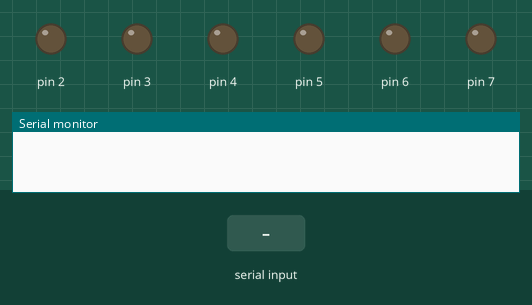
Simulated run of this sketch. Board: Arduino Uno, built with avr-gcc and run on an emulated ATmega328P. Shown: output pins drawn as LEDs (lit = HIGH), the last lines printed to the serial monitor. Inputs (shaded band) come from the test bench.

Above: at 1.2 s.
1.3 s: byte 201 (201) received over Serial
At 1.6 s:
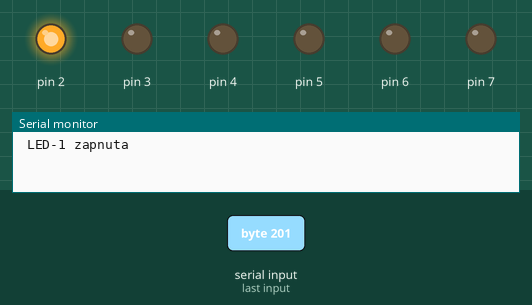
2.8 s: byte 203 (203) received over Serial
At 4.0 s:
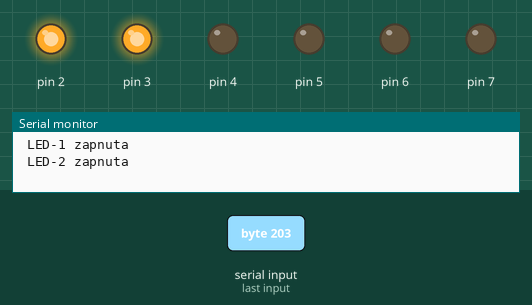
4.3 s: byte 202 (202) received over Serial
At 5.1 s:
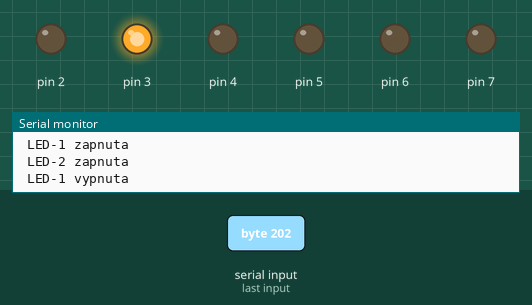
5.8 s: byte 205 (205) received over Serial
At 6.3 s:
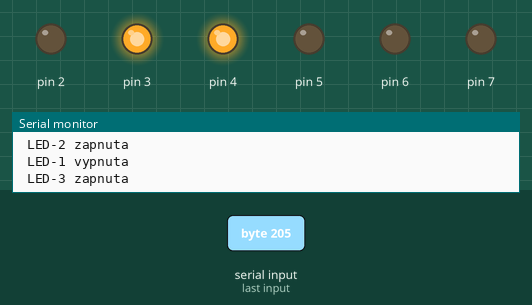
7.3 s: byte 204 (204) received over Serial
At 8.5 s:
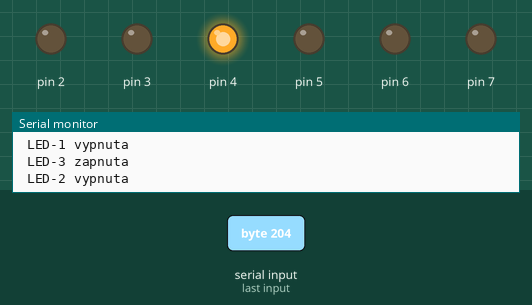
8.8 s: byte 207 (207) received over Serial
At 9.8 s:
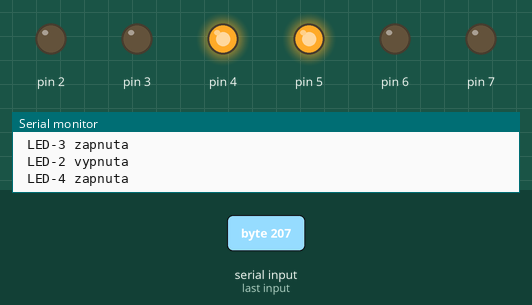
Timing chart, 0 to 11.3 s (numbered marks = the images above; inputs shaded):
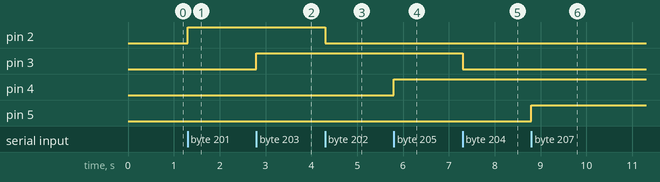

The sketch:

p1_diody_ovladane_bluetoothom.ino
```cpp
int znak;

void setup() {
  Serial.begin(9600);
  pinMode(2,OUTPUT);
  pinMode(3,OUTPUT);
  pinMode(4,OUTPUT);
  pinMode(5,OUTPUT);
  pinMode(6,OUTPUT);
  pinMode(7,OUTPUT);
}

void loop() {
  if (Serial.available()>0) { znak = Serial.read(); }
  switch (znak) {
    case 201: digitalWrite(2,HIGH);
      Serial.println(" LED-1 zapnuta"); break;
    case 202: digitalWrite(2,LOW);
      Serial.println(" LED-1 vypnuta"); break;
    case 203: digitalWrite(3,HIGH);
      Serial.println(" LED-2 zapnuta"); break;
    case 204: digitalWrite(3,LOW);
      Serial.println(" LED-2 vypnuta"); break;
    case 205: digitalWrite(4,HIGH);
      Serial.println(" LED-3 zapnuta"); break;
    case 206: digitalWrite(4,LOW);
      Serial.println(" LED-3 vypnuta"); break;
    case 207: digitalWrite(5,HIGH);
      Serial.println(" LED-4 zapnuta"); break;
    case 208: digitalWrite(5,LOW);
      Serial.println(" LED-4 vypnuta"); break;
    case 209: digitalWrite(6,HIGH);
      Serial.println(" LED-5 zapnuta"); break;
    case 210: digitalWrite(6,LOW);
      Serial.println(" LED-5 vypnuta"); break;
    case 211: digitalWrite(7,HIGH);
      Serial.println(" LED-6 zapnuta"); break;
    case 212: digitalWrite(7,LOW);
      Serial.println(" LED-6 vypnuta"); break;
  }
  znak = 0;
}
```

Measured:
- after the input at 1.3 s, pin 2: LOW → HIGH at once
- after the input at 2.8 s, pin 3: LOW → HIGH at once
- after the input at 4.3 s, pin 2: HIGH → LOW at once
- after the input at 5.8 s, pin 4: LOW → HIGH at once
- after the input at 7.3 s, pin 3: HIGH → LOW at once
- after the input at 8.8 s, pin 5: LOW → HIGH at once
